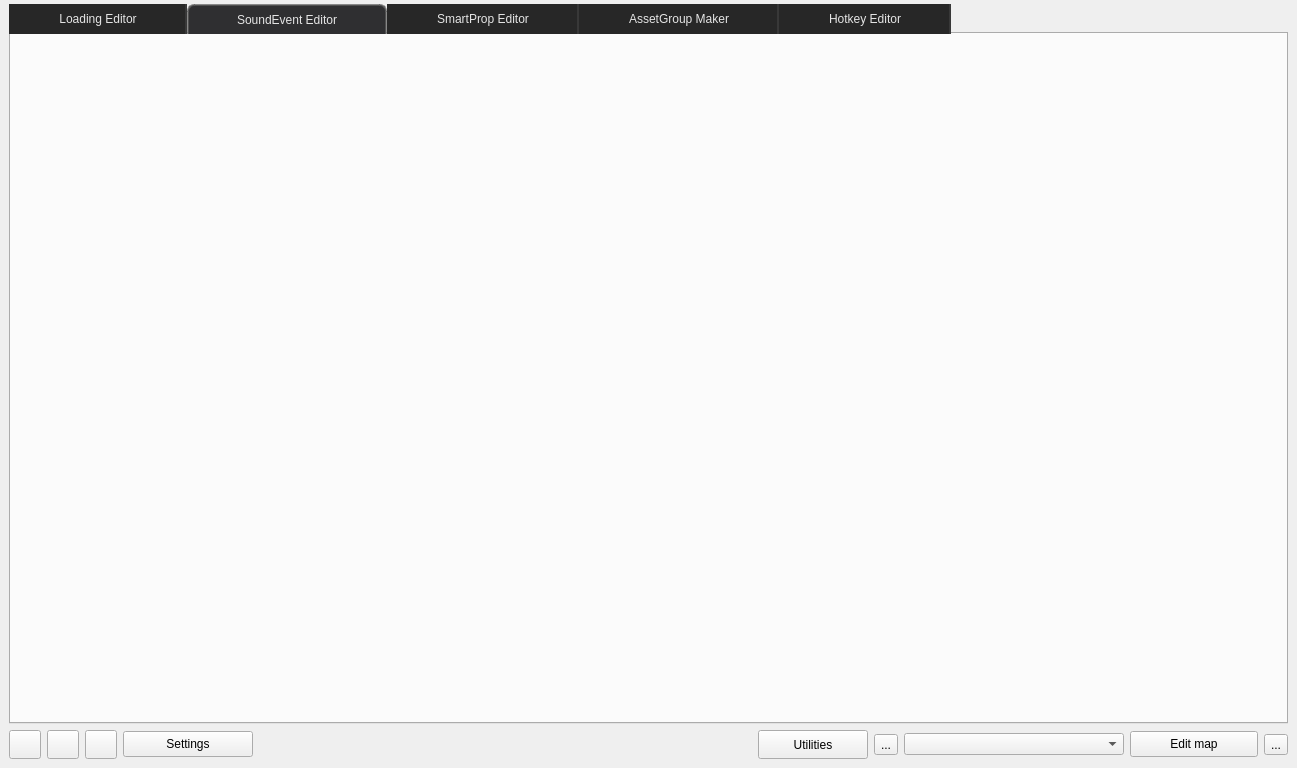
<?xml version="1.0" encoding="UTF-8"?>
<ui version="4.0">
 <class>MainWindow</class>
 <widget class="QMainWindow" name="MainWindow">
  <property name="geometry">
   <rect>
    <x>0</x>
    <y>0</y>
    <width>1297</width>
    <height>768</height>
   </rect>
  </property>
  <property name="windowTitle">
   <string>Hammer 5 Tools</string>
  </property>
  <property name="windowIcon">
   <iconset resource="resources.qrc">
    <normaloff>:/icons/appicon.ico</normaloff>:/icons/appicon.ico</iconset>
  </property>
  <property name="styleSheet">
   <string notr="true"/>
  </property>
  <property name="documentMode">
   <bool>false</bool>
  </property>
  <property name="dockOptions">
   <set>QMainWindow::DockOption::AllowTabbedDocks|QMainWindow::DockOption::AnimatedDocks</set>
  </property>
  <widget class="QWidget" name="centralwidget">
   <layout class="QVBoxLayout" name="verticalLayout">
    <property name="leftMargin">
     <number>9</number>
    </property>
    <property name="topMargin">
     <number>4</number>
    </property>
    <property name="rightMargin">
     <number>9</number>
    </property>
    <property name="bottomMargin">
     <number>9</number>
    </property>
    <item>
     <widget class="QTabWidget" name="MainWindowTools_tabs">
      <property name="enabled">
       <bool>true</bool>
      </property>
      <property name="minimumSize">
       <size>
        <width>0</width>
        <height>0</height>
       </size>
      </property>
      <property name="styleSheet">
       <string notr="true">background-color: #2f2f31;
QTabWidget::pane {
    background-color: solid red;
    border-radius: 0px;
    border: 2px solid gray;
    border-color: #464649;
    background-color: #2f2f31;
}
/* ========================================================== */
QTabBar::tab {
    background-color: #424242;
    color: #a2a79a;
    border-radius: 0px;
    border-top-right-radius: 0px;
    border-top-left-radius: 0px;
    padding: 4px;
    padding-left:48px;
    padding-right: 48px;

    border-top: 2px solid gray;
    border-bottom: 0px solid black;

    font: 700 10pt &quot;Segoe UI&quot;;
    border-left: 2px solid darkgray;
    border-top: 0px solid darkgray;
    border-color: #272727;
    border-right: 2px solid rgba(94, 94, 94, 80);



    color: #e5e5e5;
    background-color: #272727;

}
QTabBar::tab:selected {
    border-radius: 0px;
    border-top-right-radius: 7px;
    border-top-left-radius: 7px;

    border-top: 2px solid gray;
    border-left: 2px solid gray;
    border-right: 2px solid gray;
    border-bottom: 0px solid black;

    font: 700 10pt &quot;Segoe UI&quot;;
    border-color: rgba(94, 94, 94, 180);
    height:20px;
    color: #e5e5e5;
    background-color: #2f2f31;
}</string>
      </property>
      <property name="currentIndex">
       <number>1</number>
      </property>
      <property name="tabsClosable">
       <bool>false</bool>
      </property>
      <widget class="QWidget" name="Loading_Editor_Tab">
       <attribute name="icon">
        <iconset resource="resources.qrc">
         <normaloff>:/valve_common/icons/tools/common/image.png</normaloff>:/valve_common/icons/tools/common/image.png</iconset>
       </attribute>
       <attribute name="title">
        <string>Loading Editor</string>
       </attribute>
       <layout class="QGridLayout" name="gridLayout_3">
        <property name="leftMargin">
         <number>0</number>
        </property>
        <property name="topMargin">
         <number>0</number>
        </property>
        <property name="rightMargin">
         <number>0</number>
        </property>
        <property name="bottomMargin">
         <number>0</number>
        </property>
       </layout>
      </widget>
      <widget class="QWidget" name="soundeditor_tab">
       <property name="enabled">
        <bool>true</bool>
       </property>
       <attribute name="icon">
        <iconset resource="resources.qrc">
         <normaloff>:/icons/tools/vmixtool/appicon.ico</normaloff>:/icons/tools/vmixtool/appicon.ico</iconset>
       </attribute>
       <attribute name="title">
        <string>SoundEvent Editor</string>
       </attribute>
       <layout class="QVBoxLayout" name="verticalLayout_5">
        <property name="leftMargin">
         <number>0</number>
        </property>
        <property name="topMargin">
         <number>0</number>
        </property>
        <property name="rightMargin">
         <number>0</number>
        </property>
        <property name="bottomMargin">
         <number>0</number>
        </property>
       </layout>
      </widget>
      <widget class="QWidget" name="smartpropeditor_tab">
       <attribute name="icon">
        <iconset resource="resources.qrc">
         <normaloff>:/icons/smartprop_editor.png</normaloff>:/icons/smartprop_editor.png</iconset>
       </attribute>
       <attribute name="title">
        <string>SmartProp Editor</string>
       </attribute>
       <layout class="QVBoxLayout" name="verticalLayout_4">
        <property name="leftMargin">
         <number>0</number>
        </property>
        <property name="topMargin">
         <number>0</number>
        </property>
        <property name="rightMargin">
         <number>0</number>
        </property>
        <property name="bottomMargin">
         <number>0</number>
        </property>
       </layout>
      </widget>
      <widget class="QWidget" name="BatchCreator_tab">
       <attribute name="icon">
        <iconset resource="resources.qrc">
         <normaloff>:/valve_common/icons/tools/model_editor/hierarchy_sequence_group_referenced.png</normaloff>:/valve_common/icons/tools/model_editor/hierarchy_sequence_group_referenced.png</iconset>
       </attribute>
       <attribute name="title">
        <string>AssetGroup Maker</string>
       </attribute>
       <layout class="QVBoxLayout" name="verticalLayout_2">
        <property name="leftMargin">
         <number>0</number>
        </property>
        <property name="topMargin">
         <number>0</number>
        </property>
        <property name="rightMargin">
         <number>0</number>
        </property>
        <property name="bottomMargin">
         <number>0</number>
        </property>
       </layout>
      </widget>
      <widget class="QWidget" name="hotkeyeditor_tab">
       <property name="enabled">
        <bool>true</bool>
       </property>
       <attribute name="icon">
        <iconset resource="resources.qrc">
         <normaloff>:/valve_common/icons/tools/common/help_keybinding_list.png</normaloff>:/valve_common/icons/tools/common/help_keybinding_list.png</iconset>
       </attribute>
       <attribute name="title">
        <string>Hotkey Editor</string>
       </attribute>
       <layout class="QVBoxLayout" name="verticalLayout_3">
        <property name="leftMargin">
         <number>0</number>
        </property>
        <property name="topMargin">
         <number>0</number>
        </property>
        <property name="rightMargin">
         <number>0</number>
        </property>
        <property name="bottomMargin">
         <number>0</number>
        </property>
       </layout>
      </widget>
     </widget>
    </item>
    <item>
     <layout class="QHBoxLayout" name="horizontalLayout_2">
      <item>
       <widget class="QPushButton" name="my_twitter_button">
        <property name="minimumSize">
         <size>
          <width>32</width>
          <height>0</height>
         </size>
        </property>
        <property name="maximumSize">
         <size>
          <width>32</width>
          <height>16777210</height>
         </size>
        </property>
        <property name="toolTip">
         <string>&lt;html&gt;&lt;head/&gt;&lt;body&gt;&lt;p&gt;X Profile&lt;/p&gt;&lt;/body&gt;&lt;/html&gt;</string>
        </property>
        <property name="styleSheet">
         <string notr="true">padding: 5px;</string>
        </property>
        <property name="text">
         <string/>
        </property>
        <property name="icon">
         <iconset resource="resources.qrc">
          <normaloff>:/social/icons/social/twitter.png</normaloff>:/social/icons/social/twitter.png</iconset>
        </property>
        <property name="iconSize">
         <size>
          <width>20</width>
          <height>20</height>
         </size>
        </property>
       </widget>
      </item>
      <item>
       <widget class="QPushButton" name="discord">
        <property name="minimumSize">
         <size>
          <width>32</width>
          <height>0</height>
         </size>
        </property>
        <property name="maximumSize">
         <size>
          <width>32</width>
          <height>16777210</height>
         </size>
        </property>
        <property name="toolTip">
         <string>&lt;html&gt;&lt;head/&gt;&lt;body&gt;&lt;p&gt;Discord Server&lt;/p&gt;&lt;/body&gt;&lt;/html&gt;</string>
        </property>
        <property name="styleSheet">
         <string notr="true">padding: 5px;</string>
        </property>
        <property name="text">
         <string/>
        </property>
        <property name="icon">
         <iconset resource="resources.qrc">
          <normaloff>:/social/icons/social/discord.png</normaloff>:/social/icons/social/discord.png</iconset>
        </property>
        <property name="iconSize">
         <size>
          <width>20</width>
          <height>20</height>
         </size>
        </property>
       </widget>
      </item>
      <item>
       <widget class="QPushButton" name="documentation_button">
        <property name="minimumSize">
         <size>
          <width>32</width>
          <height>0</height>
         </size>
        </property>
        <property name="maximumSize">
         <size>
          <width>32</width>
          <height>16777210</height>
         </size>
        </property>
        <property name="toolTip">
         <string>&lt;html&gt;&lt;head/&gt;&lt;body&gt;&lt;p&gt;About&lt;/p&gt;&lt;/body&gt;&lt;/html&gt;</string>
        </property>
        <property name="styleSheet">
         <string notr="true">padding: 5px;</string>
        </property>
        <property name="text">
         <string/>
        </property>
        <property name="icon">
         <iconset resource="resources.qrc">
          <normaloff>:/icons/help_24dp.svg</normaloff>:/icons/help_24dp.svg</iconset>
        </property>
        <property name="iconSize">
         <size>
          <width>20</width>
          <height>20</height>
         </size>
        </property>
       </widget>
      </item>
      <item>
       <widget class="QPushButton" name="preferences_button">
        <property name="minimumSize">
         <size>
          <width>130</width>
          <height>0</height>
         </size>
        </property>
        <property name="toolTip">
         <string>&lt;html&gt;&lt;head/&gt;&lt;body&gt;&lt;p&gt;Settings and Preferences (Ctrl+,)&lt;/p&gt;&lt;/body&gt;&lt;/html&gt;</string>
        </property>
        <property name="styleSheet">
         <string notr="true">padding: 5px;
font: 580 10pt &quot;Segoe UI&quot;;</string>
        </property>
        <property name="text">
         <string>Settings</string>
        </property>
        <property name="icon">
         <iconset resource="resources.qrc">
          <normaloff>:/icons/settings_16dp.svg</normaloff>:/icons/settings_16dp.svg</iconset>
        </property>
        <property name="iconSize">
         <size>
          <width>20</width>
          <height>20</height>
         </size>
        </property>
       </widget>
      </item>
      <item>
       <widget class="QLabel" name="console_label">
        <property name="sizePolicy">
         <sizepolicy hsizetype="Ignored" vsizetype="Preferred">
          <horstretch>1</horstretch>
          <verstretch>0</verstretch>
         </sizepolicy>
        </property>
        <property name="toolTip">
         <string>Console: recent saved files, launched addons and tool activity.</string>
        </property>
        <property name="styleSheet">
         <string notr="true">color: #a5a5a5;
padding-left: 8px;
padding-right: 8px;
font: 580 9pt &quot;Segoe UI&quot;;</string>
        </property>
        <property name="text">
         <string/>
        </property>
        <property name="alignment">
         <set>Qt::AlignmentFlag::AlignLeading|Qt::AlignmentFlag::AlignLeft|Qt::AlignmentFlag::AlignVCenter</set>
        </property>
       </widget>
      </item>
      <item>
       <widget class="QToolButton" name="utilities_button">
        <property name="minimumSize">
         <size>
          <width>110</width>
          <height>0</height>
         </size>
        </property>
        <property name="toolTip">
         <string>&lt;html&gt;&lt;head/&gt;&lt;body&gt;&lt;p&gt;&lt;span style=&quot; font-size:12pt; font-weight:700;&quot;&gt;Utilities&lt;/span&gt;&lt;/p&gt;&lt;p&gt;Open a utility tool (Cleanup, UnrealPorter).&lt;/p&gt;&lt;/body&gt;&lt;/html&gt;</string>
        </property>
        <property name="styleSheet">
         <string notr="true">padding: 5px;
font: 580 10pt &quot;Segoe UI&quot;;</string>
        </property>
        <property name="text">
         <string>Utilities</string>
        </property>
        <property name="icon">
         <iconset resource="resources.qrc">
          <normaloff>:/icons/apps_24dp.svg</normaloff>:/icons/apps_24dp.svg</iconset>
        </property>
        <property name="iconSize">
         <size>
          <width>20</width>
          <height>20</height>
         </size>
        </property>
        <property name="popupMode">
         <enum>QToolButton::ToolButtonPopupMode::InstantPopup</enum>
        </property>
        <property name="toolButtonStyle">
         <enum>Qt::ToolButtonStyle::ToolButtonTextBesideIcon</enum>
        </property>
       </widget>
      </item>
      <item>
       <widget class="QToolButton" name="addon_actions_button">
        <property name="toolTip">
         <string>&lt;html&gt;&lt;head/&gt;&lt;body&gt;&lt;p&gt;&lt;span style=&quot; font-size:12pt; font-weight:700;&quot;&gt;Addon actions&lt;/span&gt;&lt;/p&gt;&lt;p&gt;Launch parameters, create/delete/export/import addon, open folders.&lt;/p&gt;&lt;/body&gt;&lt;/html&gt;</string>
        </property>
        <property name="text">
         <string>...</string>
        </property>
        <property name="icon">
         <iconset resource="resources.qrc">
          <normaloff>:/icons/menu_24dp.svg</normaloff>:/icons/menu_24dp.svg</iconset>
        </property>
        <property name="iconSize">
         <size>
          <width>20</width>
          <height>20</height>
         </size>
        </property>
        <property name="popupMode">
         <enum>QToolButton::ToolButtonPopupMode::InstantPopup</enum>
        </property>
       </widget>
      </item>
      <item>
       <widget class="QComboBox" name="ComboBoxSelectAddon">
        <property name="minimumSize">
         <size>
          <width>220</width>
          <height>0</height>
         </size>
        </property>
        <property name="toolTip">
         <string>&lt;html&gt;&lt;head/&gt;&lt;body&gt;&lt;p&gt;&lt;span style=&quot; font-size:11pt; font-weight:700;&quot;&gt;Addon selection&lt;/span&gt;&lt;/p&gt;&lt;p&gt;All tools apply changes to the addon selected in this section.&lt;/p&gt;&lt;/body&gt;&lt;/html&gt;</string>
        </property>
        <property name="styleSheet">
         <string notr="true">font: 700 10pt &quot;Segoe UI&quot;;</string>
        </property>
       </widget>
      </item>
      <item>
       <widget class="QPushButton" name="Launch_Addon_Button">
        <property name="enabled">
         <bool>true</bool>
        </property>
        <property name="minimumSize">
         <size>
          <width>128</width>
          <height>0</height>
         </size>
        </property>
        <property name="toolTip">
         <string>&lt;html&gt;&lt;head/&gt;&lt;body&gt;&lt;p&gt;&lt;span style=&quot; font-size:12pt; font-weight:700;&quot;&gt;Edit Map&lt;/span&gt;&lt;/p&gt;&lt;p&gt;Launches Hammer / CS2 Tools for the selected addon.&lt;/p&gt;&lt;/body&gt;&lt;/html&gt;</string>
        </property>
        <property name="styleSheet">
         <string notr="true">padding: 5px;
font: 700 10pt &quot;Segoe UI&quot;;</string>
        </property>
        <property name="text">
         <string>Edit map</string>
        </property>
        <property name="icon">
         <iconset resource="resources.qrc">
          <normaloff>:/icons/icons/hammer_icon.png</normaloff>:/icons/icons/hammer_icon.png</iconset>
        </property>
        <property name="iconSize">
         <size>
          <width>20</width>
          <height>20</height>
         </size>
        </property>
        <property name="checkable">
         <bool>false</bool>
        </property>
       </widget>
      </item>
      <item>
       <widget class="QToolButton" name="mapbuilder">
        <property name="toolTip">
         <string>&lt;html&gt;&lt;head/&gt;&lt;body&gt;&lt;p&gt;Mapbuilder: an external tool to compile vmap files&lt;/p&gt;&lt;/body&gt;&lt;/html&gt;</string>
        </property>
        <property name="text">
         <string>...</string>
        </property>
        <property name="icon">
         <iconset resource="resources.qrc">
          <normaloff>:/icons/emoji_objects_24dp.png</normaloff>:/icons/emoji_objects_24dp.png</iconset>
        </property>
        <property name="iconSize">
         <size>
          <width>20</width>
          <height>20</height>
         </size>
        </property>
       </widget>
      </item>
     </layout>
    </item>
   </layout>
  </widget>
 </widget>
 <resources>
  <include location="resources.qrc"/>
 </resources>
 <connections/>
</ui>
